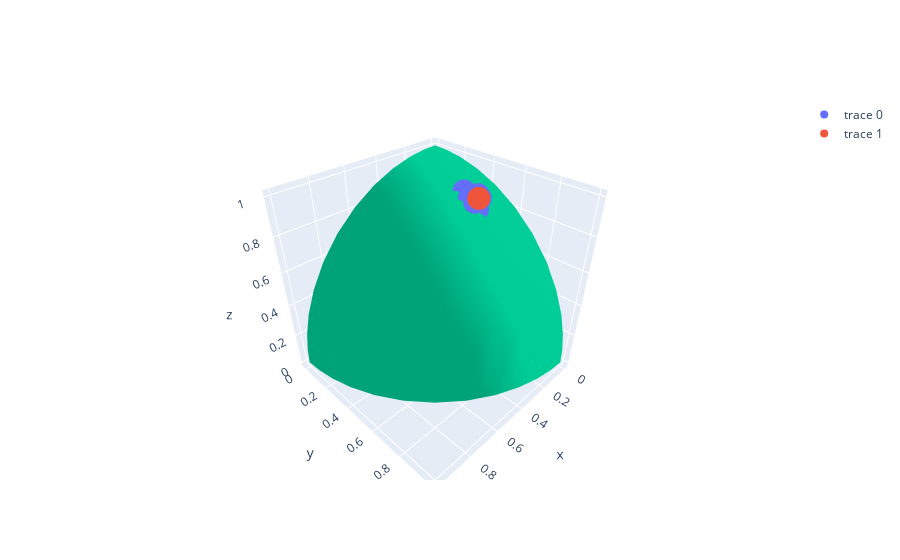

Source (notebook cell):
### Markdown cell above
# Visualization
Here after 10 iterations we need to select the best solutions to be shown to the DM.

### Code cell
import plotly.graph_objs as go
from pymoo.factory import get_problem, get_reference_directions, get_visualization
#the next three lines are to get the true pareto front
p = get_problem("dtlz2", 12)
ref_dirs = get_reference_directions("das-dennis", 3, n_partitions=12)
pf = p.pareto_front(ref_dirs)


x = Best_solutions[:,0]
y = Best_solutions[:,1]
z = Best_solutions[:,2]

trace1 = go.Scatter3d(x=x, y=y, z=z, mode="markers",)
trace2 = go.Scatter3d(x=[refpoint[0]], y=[refpoint[1]], z=[refpoint[2]], mode="markers")
trace3 = go.Mesh3d(x=pf[:,0], y=pf[:,1], z=pf[:,2])
fig = go.Figure(data = [trace1, trace2, trace3])
fig.show()
